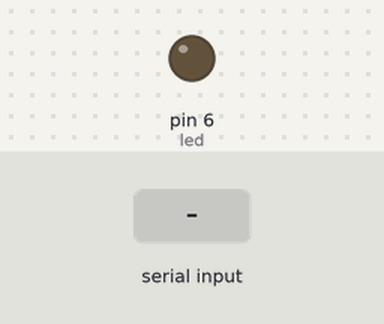
Recording of a sketch running on a simulated Arduino Uno, built with avr-gcc and run on an emulated ATmega328P. Shown: output pins drawn as LEDs (lit = HIGH). The test bench sets the inputs (shaded band).

Above: at 1.2 s.
1.3 s: "a" received over the second serial link
At 2.1 s:
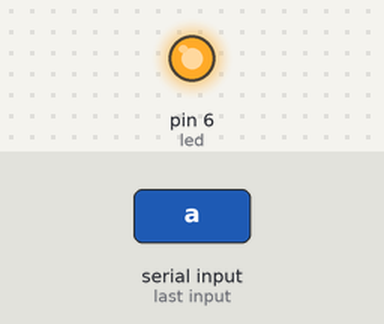
2.8 s: "b" received over the second serial link
At 3.2 s:
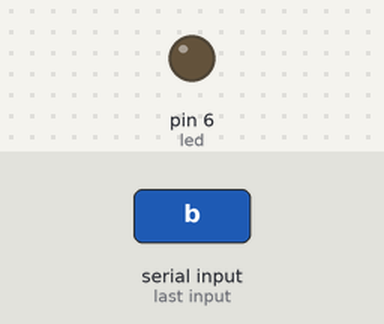
Timing chart, 0 to 5.8 s (numbered marks = the images above; inputs shaded):
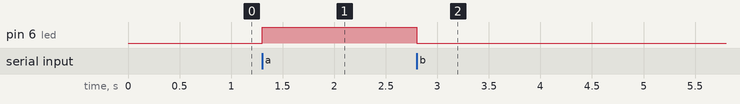

Measured:
- after the input at 1.3 s, pin 6 (led): LOW → HIGH at once
- after the input at 2.8 s, pin 6 (led): HIGH → LOW at once

The sketch:

blue.ino
```cpp
#include <SoftwareSerial.h>
#define led 6
SoftwareSerial series(2,3); //RX - TX
void setup(){
  pinMode(led, OUTPUT);
  series.begin(9600);
  Serial.begin(9600);
}
void loop(){
 if(series.available() > 0){
  char msg = series.read();
  if(msg == 'a'){
    digitalWrite(led, HIGH);
  }else if(msg == 'b'){
    digitalWrite(led, LOW);
  }
  series.println(msg);
  delay(100);
 }
}
```
